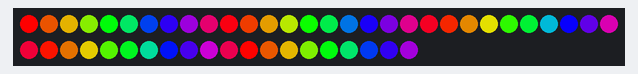
Simulated run of this sketch. Board: Arduino Uno, built with avr-gcc and run on an emulated ATmega328P. On the bench: 50 RGB LEDs in strip order, left to right, continuing on the next row.

Above: at 0.16 s.
At 7.07 s:
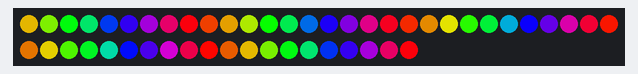
At 13.35 s:
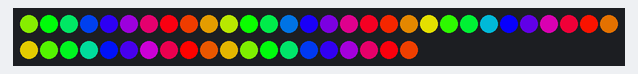
At 19.95 s:
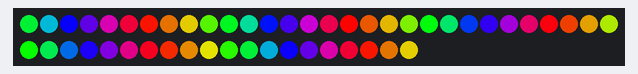
At 29.69 s:
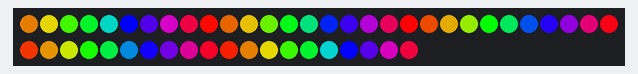
At 39.74 s:
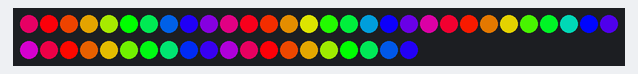

The sketch:

colorWave.ino
```cpp
#include <FastLED.h>

#define LED_PIN     7
#define NUM_LEDS    50
#define SPEED       20   // Speed of color wave
#define WAVE_SIZE   10   // Size of the color wave

CRGB leds[NUM_LEDS];

void setup() {
  FastLED.addLeds<WS2812, LED_PIN, GRB>(leds, NUM_LEDS);
}

void loop() {
  static uint8_t startHue = 0;

  for (int i = 0; i < NUM_LEDS; i++) {
    leds[i] = CHSV(startHue + (i * (255 / WAVE_SIZE)), 255, 255); // Smooth color transition
  }

  FastLED.show();
  startHue += 1;  // Shift the starting hue to create movement
  delay(SPEED);
}
```
